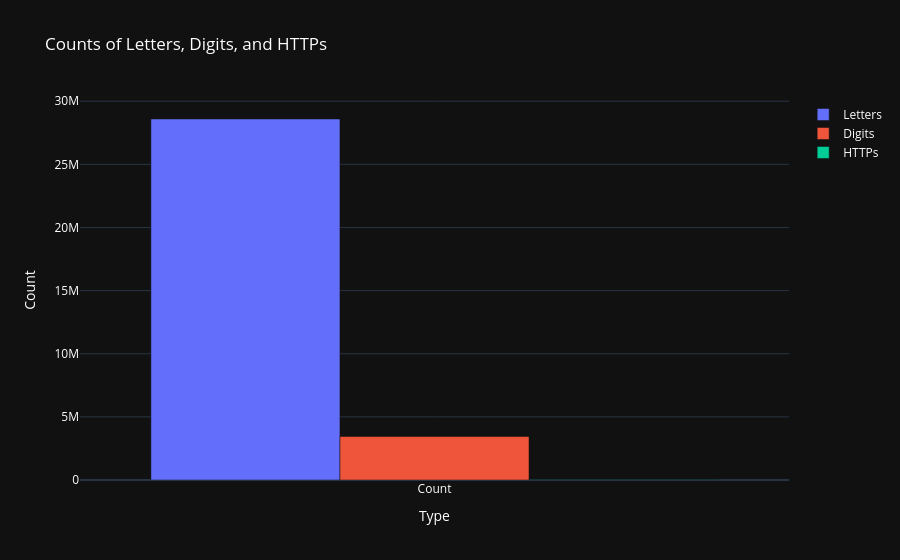

Notebook code for this chart:
### Code cell
counts = data[['count-digits', 'count-letters', 'count-https']].sum()

fig = go.Figure(data=[
    go.Bar(name='Letters', x=['Count'], y=[counts['count-letters']]),
    go.Bar(name='Digits', x=['Count'], y=[counts['count-digits']]),
    go.Bar(name='HTTPs', x=['Count'], y=[counts['count-https']])
])

fig.update_layout(title='Counts of Letters, Digits, and HTTPs',
                  xaxis_title='Type',
                  yaxis_title='Count',
                  barmode='group',
                  template='plotly_dark',
                  font=dict(color='white'))

fig.show()

### Figure 1 — Plotly figure (JSON) as saved in the notebook; plotly's stock layout.template omitted (floating-point values rounded to 4 significant figures)
{"data": [{"name": "Letters", "type": "bar", "x": ["Count"], "y": [28593378]}, {"name": "Digits", "type": "bar", "x": ["Count"], "y": [3442998]}, {"name": "HTTPs", "type": "bar", "x": ["Count"], "y": [16661]}], "layout": {"barmode": "group", "font": {"color": "white"}, "title": {"text": "Counts of Letters, Digits, and HTTPs"}, "xaxis": {"title": {"text": "Type"}}, "yaxis": {"title": {"text": "Count"}}}}
